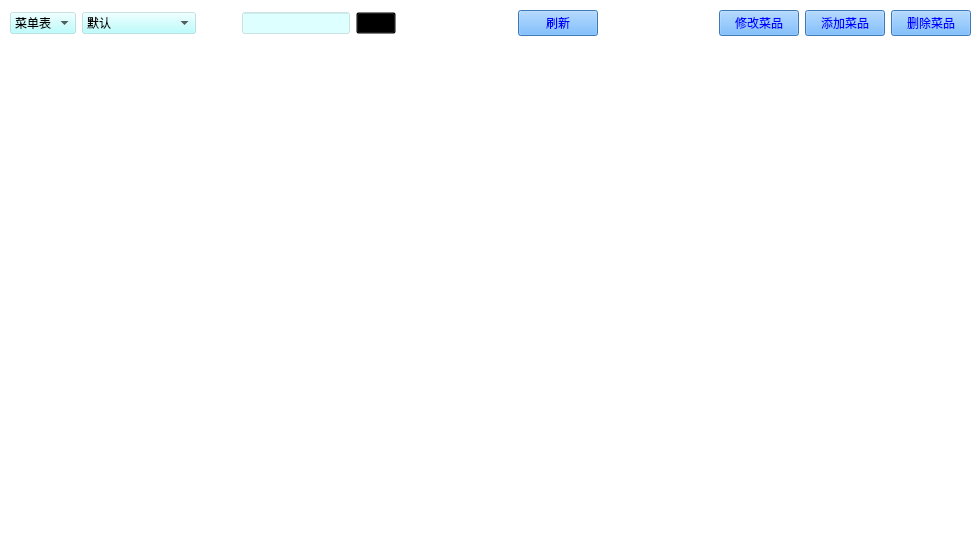
<?xml version="1.0" encoding="UTF-8"?>
<ui version="4.0">
 <class>AdminWindow</class>
 <widget class="QWidget" name="AdminWindow">
  <property name="geometry">
   <rect>
    <x>0</x>
    <y>0</y>
    <width>980</width>
    <height>542</height>
   </rect>
  </property>
  <property name="windowTitle">
   <string>AdminWindow</string>
  </property>
  <property name="styleSheet">
   <string notr="true">background-color: rgba(0, 0, 0, 0);</string>
  </property>
  <widget class="QWidget" name="widget_4" native="true">
   <property name="geometry">
    <rect>
     <x>10</x>
     <y>10</y>
     <width>961</width>
     <height>521</height>
    </rect>
   </property>
   <layout class="QVBoxLayout" name="verticalLayout">
    <property name="leftMargin">
     <number>0</number>
    </property>
    <property name="topMargin">
     <number>0</number>
    </property>
    <property name="rightMargin">
     <number>0</number>
    </property>
    <property name="bottomMargin">
     <number>0</number>
    </property>
    <item>
     <widget class="QWidget" name="widget_3" native="true">
      <layout class="QHBoxLayout" name="horizontalLayout_3">
       <property name="leftMargin">
        <number>0</number>
       </property>
       <property name="topMargin">
        <number>0</number>
       </property>
       <property name="rightMargin">
        <number>0</number>
       </property>
       <property name="bottomMargin">
        <number>0</number>
       </property>
       <item>
        <widget class="QComboBox" name="tableState">
         <property name="styleSheet">
          <string notr="true">font: 10pt &quot;微软雅黑&quot;;
background-color: rgba(170, 255, 255, 100);</string>
         </property>
         <item>
          <property name="text">
           <string>菜单表</string>
          </property>
         </item>
         <item>
          <property name="text">
           <string>销售表</string>
          </property>
         </item>
        </widget>
       </item>
       <item>
        <widget class="QWidget" name="widget" native="true">
         <layout class="QHBoxLayout" name="horizontalLayout">
          <property name="leftMargin">
           <number>0</number>
          </property>
          <property name="topMargin">
           <number>0</number>
          </property>
          <property name="rightMargin">
           <number>0</number>
          </property>
          <property name="bottomMargin">
           <number>0</number>
          </property>
          <item>
           <widget class="QComboBox" name="comboBox">
            <property name="styleSheet">
             <string notr="true">font: 10pt &quot;微软雅黑&quot;;
background-color: rgba(170, 255, 255, 100);</string>
            </property>
            <item>
             <property name="text">
              <string>默认</string>
             </property>
            </item>
            <item>
             <property name="text">
              <string>按销量升序</string>
             </property>
            </item>
            <item>
             <property name="text">
              <string>按销量降序</string>
             </property>
            </item>
            <item>
             <property name="text">
              <string>按创建时间升序</string>
             </property>
            </item>
            <item>
             <property name="text">
              <string>按创建时间降序</string>
             </property>
            </item>
            <item>
             <property name="text">
              <string>按价格升序</string>
             </property>
            </item>
            <item>
             <property name="text">
              <string>按价格降序</string>
             </property>
            </item>
            <item>
             <property name="text">
              <string>按评分升序</string>
             </property>
            </item>
            <item>
             <property name="text">
              <string>按评分降序</string>
             </property>
            </item>
           </widget>
          </item>
          <item>
           <spacer name="horizontalSpacer_2">
            <property name="orientation">
             <enum>Qt::Horizontal</enum>
            </property>
            <property name="sizeHint" stdset="0">
             <size>
              <width>40</width>
              <height>20</height>
             </size>
            </property>
           </spacer>
          </item>
          <item>
           <widget class="QLineEdit" name="lineEdit">
            <property name="styleSheet">
             <string notr="true">background-color: rgba(170, 255, 255, 100);</string>
            </property>
           </widget>
          </item>
         </layout>
        </widget>
       </item>
       <item>
        <widget class="QPushButton" name="searchButton">
         <property name="text">
          <string/>
         </property>
         <property name="icon">
          <iconset>
           <normaloff>image/搜索--1.png</normaloff>image/搜索--1.png</iconset>
         </property>
        </widget>
       </item>
       <item>
        <spacer name="horizontalSpacer_3">
         <property name="orientation">
          <enum>Qt::Horizontal</enum>
         </property>
         <property name="sizeHint" stdset="0">
          <size>
           <width>40</width>
           <height>20</height>
          </size>
         </property>
        </spacer>
       </item>
       <item>
        <widget class="QPushButton" name="pushButton">
         <property name="styleSheet">
          <string notr="true">background-color: rgb(85, 170, 255);
color: rgb(0, 0, 255);</string>
         </property>
         <property name="text">
          <string>刷新</string>
         </property>
         <property name="icon">
          <iconset>
           <normaloff>G:/VideoOfYouTube/刷新 (1).png</normaloff>G:/VideoOfYouTube/刷新 (1).png</iconset>
         </property>
        </widget>
       </item>
       <item>
        <spacer name="horizontalSpacer">
         <property name="orientation">
          <enum>Qt::Horizontal</enum>
         </property>
         <property name="sizeHint" stdset="0">
          <size>
           <width>40</width>
           <height>20</height>
          </size>
         </property>
        </spacer>
       </item>
       <item>
        <widget class="QWidget" name="widget_2" native="true">
         <layout class="QHBoxLayout" name="horizontalLayout_2">
          <property name="leftMargin">
           <number>0</number>
          </property>
          <property name="topMargin">
           <number>0</number>
          </property>
          <property name="rightMargin">
           <number>0</number>
          </property>
          <property name="bottomMargin">
           <number>0</number>
          </property>
          <item>
           <widget class="QPushButton" name="alterButton">
            <property name="styleSheet">
             <string notr="true">background-color: rgb(85, 170, 255);
color: rgb(0, 0, 255);</string>
            </property>
            <property name="text">
             <string>修改菜品</string>
            </property>
            <property name="icon">
             <iconset>
              <normaloff>G:/VideoOfYouTube/_修改订单.png</normaloff>G:/VideoOfYouTube/_修改订单.png</iconset>
            </property>
           </widget>
          </item>
          <item>
           <widget class="QPushButton" name="addButton">
            <property name="styleSheet">
             <string notr="true">background-color: rgb(85, 170, 255);
color: rgb(0, 0, 255);</string>
            </property>
            <property name="text">
             <string>添加菜品</string>
            </property>
            <property name="icon">
             <iconset>
              <normaloff>G:/VideoOfYouTube/添加.png</normaloff>G:/VideoOfYouTube/添加.png</iconset>
            </property>
           </widget>
          </item>
          <item>
           <widget class="QPushButton" name="deleteButton">
            <property name="styleSheet">
             <string notr="true">background-color: rgb(85, 170, 255);
color: rgb(0, 0, 255);</string>
            </property>
            <property name="text">
             <string>删除菜品</string>
            </property>
            <property name="icon">
             <iconset>
              <normaloff>G:/VideoOfYouTube/删除.png</normaloff>G:/VideoOfYouTube/删除.png</iconset>
            </property>
           </widget>
          </item>
         </layout>
        </widget>
       </item>
      </layout>
     </widget>
    </item>
    <item>
     <widget class="QTableView" name="table">
      <property name="styleSheet">
       <string notr="true">background-color: rgba(255, 255, 255, 0);
border-left-color: rgba(255, 255, 255, 0);
color: rgb(0, 255, 255);</string>
      </property>
      <property name="editTriggers">
       <set>QAbstractItemView::NoEditTriggers</set>
      </property>
     </widget>
    </item>
   </layout>
   <zorder>table</zorder>
   <zorder>widget_3</zorder>
  </widget>
  <widget class="QLabel" name="label">
   <property name="geometry">
    <rect>
     <x>-10</x>
     <y>-10</y>
     <width>1021</width>
     <height>591</height>
    </rect>
   </property>
   <property name="text">
    <string/>
   </property>
   <property name="pixmap">
    <pixmap>C:/Users/wx/Pictures/pixiv/u=1922929558,2025968276&amp;fm=26&amp;fmt=auto&amp;gp=0.webp</pixmap>
   </property>
   <property name="scaledContents">
    <bool>true</bool>
   </property>
  </widget>
  <zorder>label</zorder>
  <zorder>widget_4</zorder>
 </widget>
 <layoutdefault spacing="6" margin="11"/>
 <resources/>
 <connections/>
</ui>
